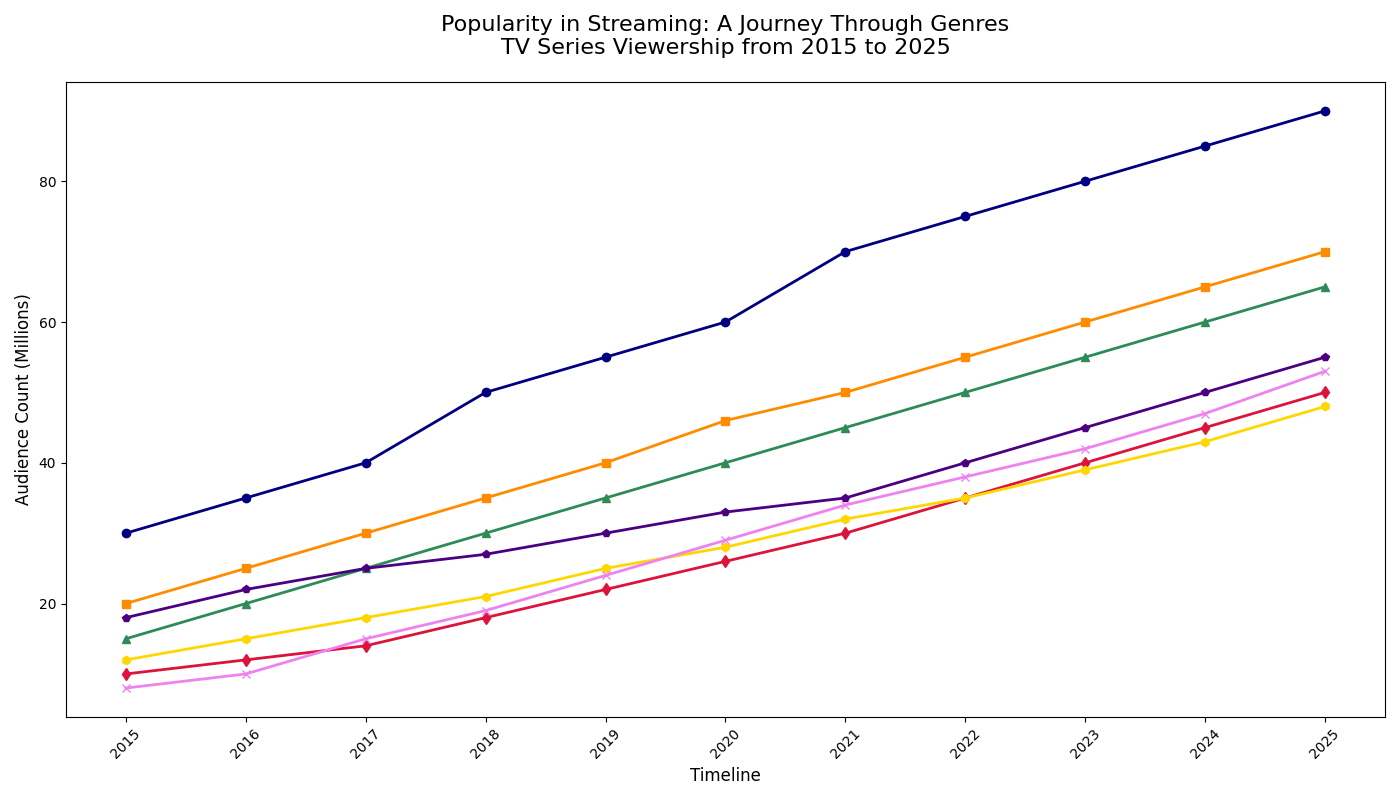

Here is the Python script that generated this plot:
import matplotlib.pyplot as plt
import numpy as np

# Defining years and viewership data for each genre (in millions)
years = np.arange(2015, 2026)

drama_viewership = np.array([30, 35, 40, 50, 55, 60, 70, 75, 80, 85, 90])
comedy_viewership = np.array([20, 25, 30, 35, 40, 46, 50, 55, 60, 65, 70])
scifi_viewership = np.array([15, 20, 25, 30, 35, 40, 45, 50, 55, 60, 65])
horror_viewership = np.array([10, 12, 14, 18, 22, 26, 30, 35, 40, 45, 50])
fantasy_viewership = np.array([18, 22, 25, 27, 30, 33, 35, 40, 45, 50, 55])
documentary_viewership = np.array([12, 15, 18, 21, 25, 28, 32, 35, 39, 43, 48])
thriller_viewership = np.array([8, 10, 15, 19, 24, 29, 34, 38, 42, 47, 53])

fig, ax = plt.subplots(figsize=(14, 8))

ax.plot(years, drama_viewership, '-o', color='navy', linewidth=2, markersize=6)
ax.plot(years, comedy_viewership, '-s', color='darkorange', linewidth=2, markersize=6)
ax.plot(years, scifi_viewership, '-^', color='seagreen', linewidth=2, markersize=6)
ax.plot(years, horror_viewership, '-d', color='crimson', linewidth=2, markersize=6)
ax.plot(years, fantasy_viewership, '-p', color='indigo', linewidth=2, markersize=6)
ax.plot(years, documentary_viewership, '-h', color='gold', linewidth=2, markersize=6)
ax.plot(years, thriller_viewership, '-x', color='violet', linewidth=2, markersize=6)

ax.set_title("Popularity in Streaming: A Journey Through Genres\nTV Series Viewership from 2015 to 2025", fontsize=16, pad=20)
ax.set_xlabel("Timeline", fontsize=12)
ax.set_ylabel("Audience Count (Millions)", fontsize=12)

ax.set_xticks(years)
ax.set_xticklabels(years, rotation=45, fontsize=10)
ax.yaxis.set_tick_params(labelsize=10)

plt.tight_layout()

plt.show()
